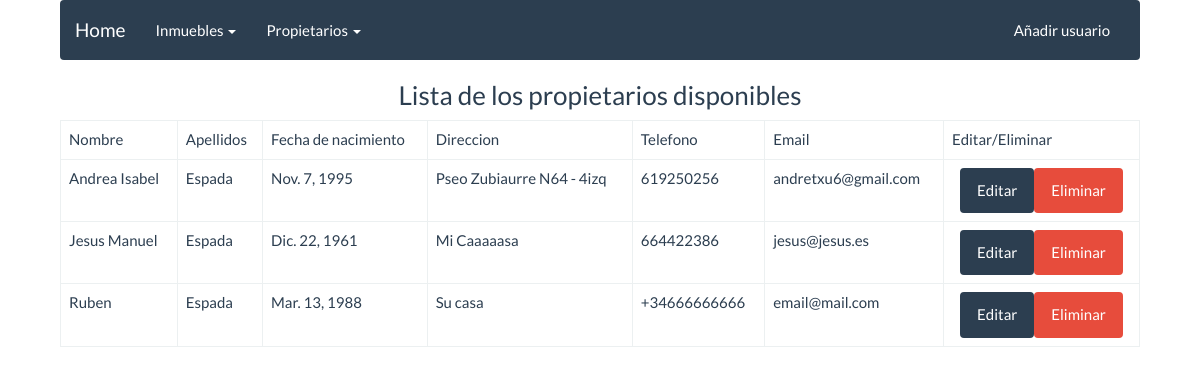
/propietarios/, run on an earlier commit of the app's database.
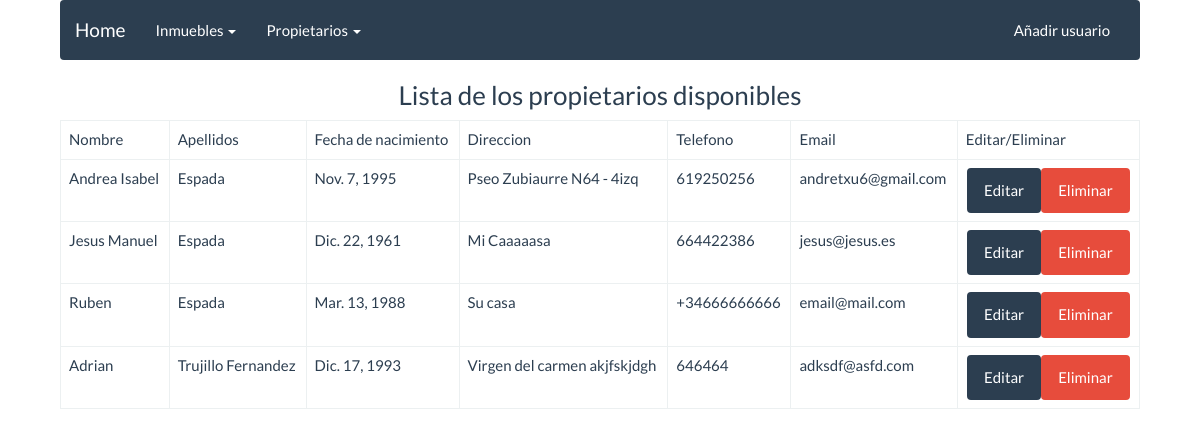
And on a later commit of the database.
### apps/propietarios/models.py (models this page shows, shortened)
class Propietario(models.Model):
	nombre = models.CharField(max_length=20)
	apellidos = models.CharField(max_length=40)
	fecha_nacimiento = models.DateField()
	direccion = models.CharField(max_length=150)
	telefono = models.CharField(max_length=15)
	email = models.EmailField()

### apps/propietarios/views.py (the view)
class Propietarios(ListView):
	model = Propietario
	template_name = "propietarios/index.html"

### templates/propietarios/index.html (shortened to what this page needs)
{% extends 'base/base.html' %}
{% block importfiles %}
	<link rel="stylesheet" type="text/css" href="/static/css/style.css">
{% endblock %}
{% block content %}
	<h3>Lista de los propietarios disponibles</h3>
	<table class="table table-bordered">
		<thead>
			<tr>
				<td>Nombre</td>
				<td>Apellidos</td>
				<td>Fecha de nacimiento</td>
				<td>Direccion</td>
				<td>Telefono</td>
				<td>Email</td>
				<td>Editar/Eliminar</td>
			</tr>
		</thead>
		<tbody>
			{% if object_list %}
				{% for propietario in object_list %}
					<tr>
						<td>{{ propietario.nombre }}</td>
						<td>{{ propietario.apellidos }}</td>
						<td>{{ propietario.fecha_nacimiento }}</td>
						<td>{{ propietario.direccion }}</td>
						<td>{{ propietario.telefono }}</td>
						<td>{{ propietario.email }}</td>
						<td class='td-center'><a class="btn btn-primary" href="{% url 'propietario_editar' propietario.id %}">Editar</a><a class="btn btn-danger" href="{% url 'propietario_eliminar' propietario.id %}">Eliminar</a></td>
					</tr>
				{% endfor %}
			{% else %}
			<h1>La lista de propietarios esta vacia</h1>
			{% endif %}
		</tbody>
	</table>
{% endblock %}

What changed in the data, as far as the page shows it:
added Propietario: nombre "Adrian", apellidos "Trujillo Fernandez", fecha_nacimiento "Dic. 17, 1993", direccion "Virgen del carmen akjfskjdgh", telefono "646464", email "adksdf@asfd.com"
